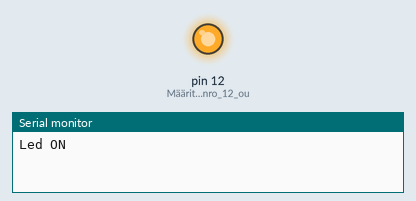
A sketch run on a simulated Arduino Uno, built with avr-gcc and run on an emulated ATmega328P. Shown: output pins drawn as LEDs (lit = HIGH), the last lines printed to the serial monitor.

Above: at 1.0 s.
At 3.0 s:
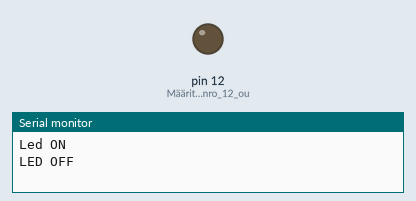
Timing chart, 0 to 5.2 s (numbered marks = the images above):
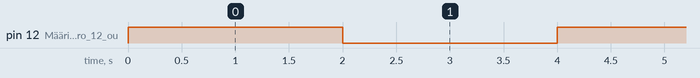

Measured:
- by itself, pin 12 (Määritetään_pin_nro_12_ou): alternates HIGH for 2.0 s and LOW for 2.0 s

The sketch:

Harjoitus_2_3.ino
```cpp
void setup() //määritetään setup funktio
{
  pinMode(12, OUTPUT); //Määritetään pin nro 12 outputiksi
  Serial.begin(9600); //Aloitetaan sarjaporttiyhteys
}

void loop() //määritetään loop funktio
{
  digitalWrite(12, HIGH); //Laitetaan led päälle
  Serial.println("Led ON"); //Tulostetaan sarjaporttiin "Led ON"
  delay(2000); // Odotetaan 2000 ms
  digitalWrite(12, LOW); //Sammutetaan led
  Serial.println("LED OFF"); //Tulostetaan sarjaporttiin "LED OFF"
  delay(2000); // Odotetaan 2000 ms
}
```
